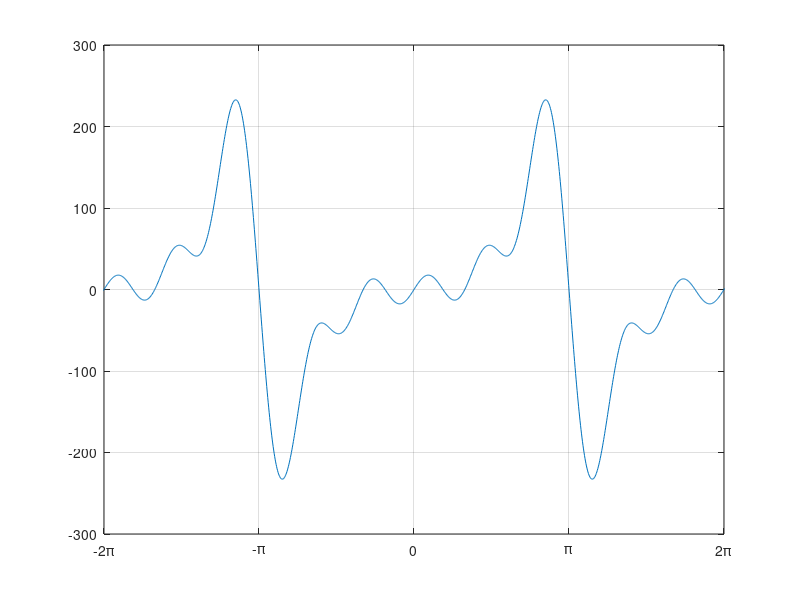

The MATLAB script that drew this image:

N = input('Introduce el valor de n: ');

x = -3*pi:0.01:3*pi;

sum = 0;

for n=1:N
    y = -pi*sin(n*x)*(2*sin(n*pi)*(6/n^4 - (3*pi^2)/n^2) - 2*cos(n*pi)*((6*pi)/n^3 - pi^3/n)) ;
    sum = sum + y;
    plot(x,sum);
    grid on
    xlim([-2*pi 2*pi])
    xticks([-3*pi -2*pi -pi 0 pi 2*pi 3*pi])
    xticklabels({'-3\pi','-2\pi','-\pi','0','\pi','2\pi','3\pi'})
    pause(.5) 
end